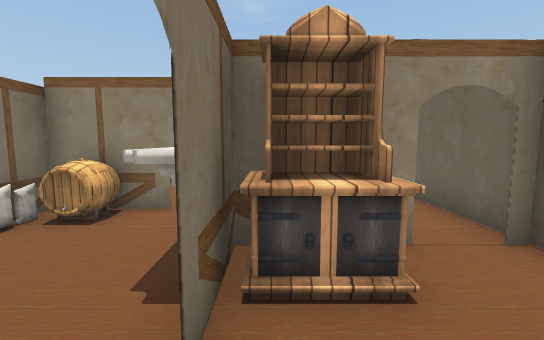
[1] (above)

13 first-person views from a walk through a scene from a Unity 3-D project. The camera is 1.4 m above the floor, tilts 6° down and sees 90° across. Doors are open. The floor is counted in squares, 1 m on a side. Each view is taken from the middle of a square. On the plan, view 1 faces up. The plan holds only what a view shows up to about 13 squares ahead; the rest is blank. The place goes on beyond the plan. Some surface patterns are stand-ins.

[2]
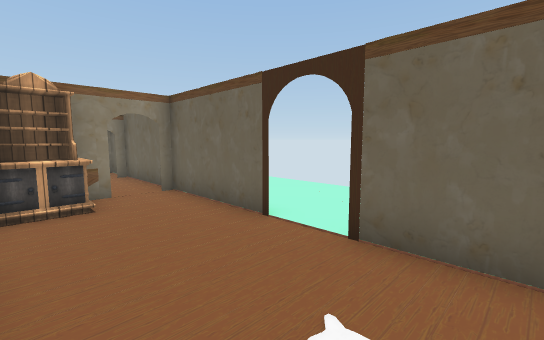

[3]
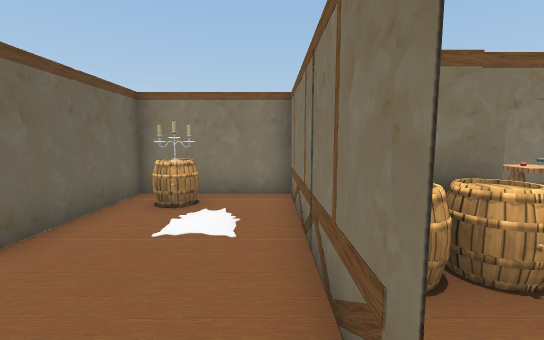

[4]
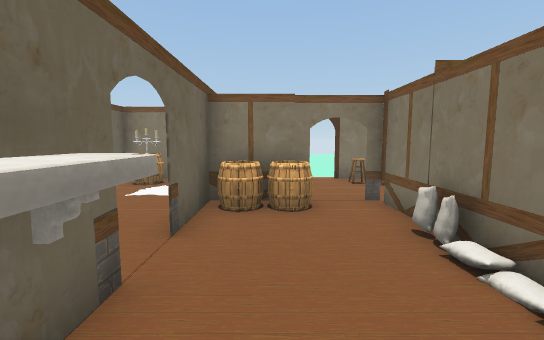

[5]
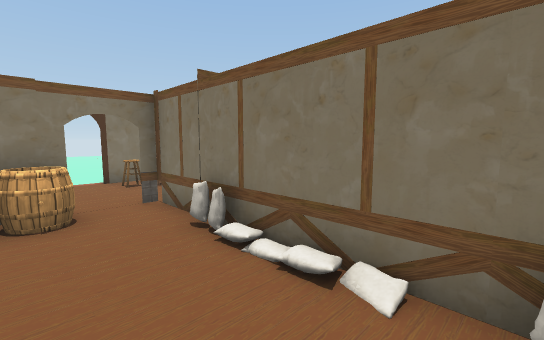

[6]
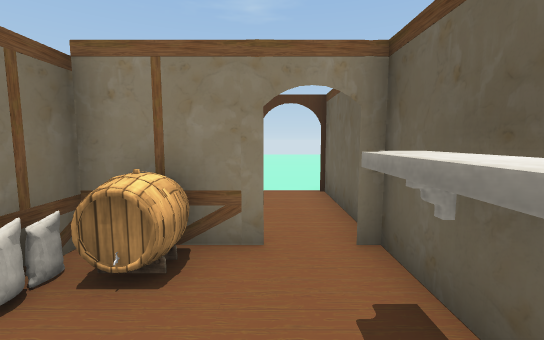

[7]
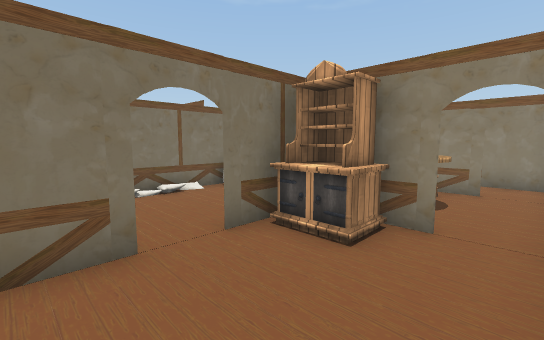

[8]
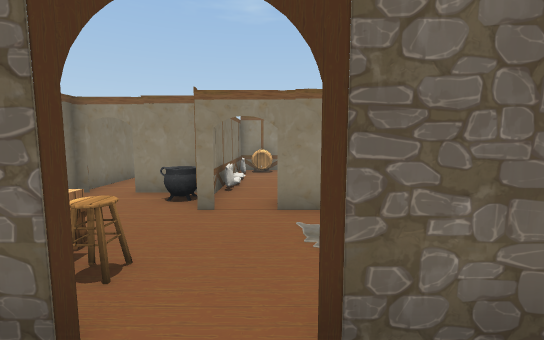

[9]
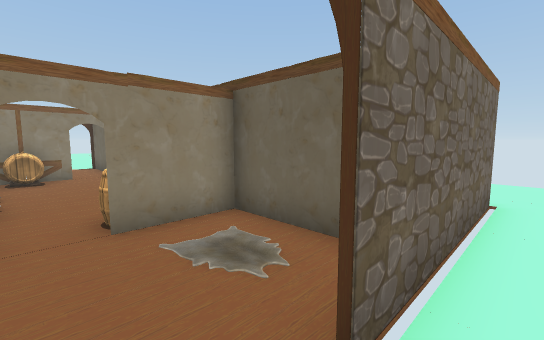

[10]
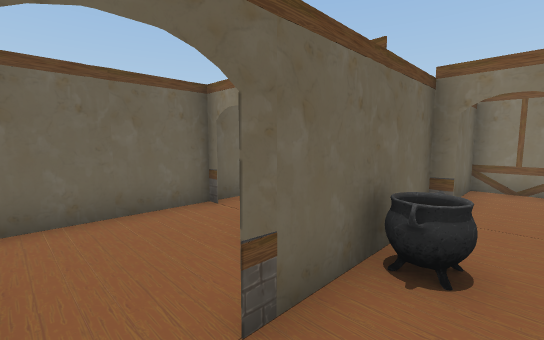

[11]
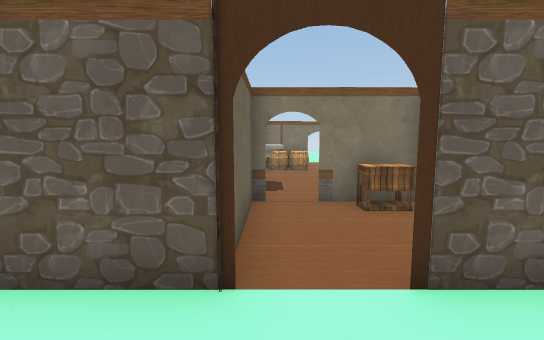

[12]
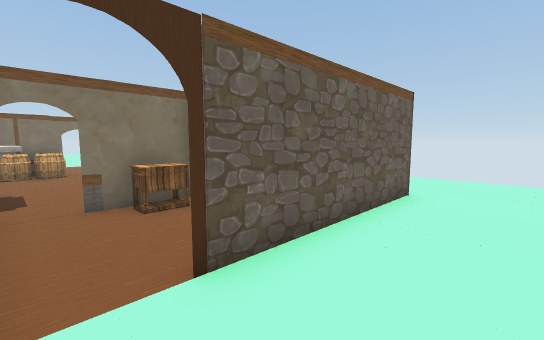

[13]
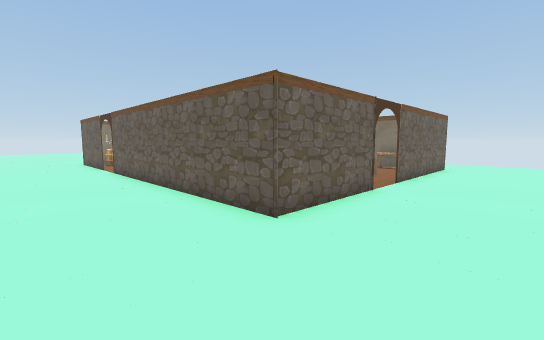

### Floor plan
Points are (right, up) in squares from view 1. A wall is a line through its corners. A room is listed if a view was taken in it or the views show most of it. See-through windows are left out.
Room 1 (views 1, 2, 3, 4, 5, 6, 7)
walls: (-0.5, -0.5) (-0.5, 0.2) (-0.5, -0.6); (-0.5, -2.5) (-0.5, -6.2) (3.5, -6.2) (3.5, -2); (3.5, -0.5) (3.5, 4); (2, 3.6) (-0.5, 3.6) (-0.5, 4.5); (-2, 5.6) (-2.6, 5.6); (-5, 3.6) (-4.6, 3.6); (-4.6, 4.4) (-4.6, -0.4) (-5.5, -0.4)
ways out: opening at (3, -1.5) to room 2; open door at (-5.5, 4) to room 2; open door at (-4, -2) to room 2; opening at (-3, 7) to room 3; open door at (-1.5, 6) to room 3; open door at (-1, 1)
objects: cauldron (-5, 5) to (-5, 6); other object (-4, 0); other object (-4, 4); other object (-4, 5); table (-4, 6) to (-3, 6); barrel (-3, -2) to (-2, -1); barrel (-3, 5); barrel (-2, -2) to (-1, -1); rack (-1, 2) to (-1, 4); cupboard (0, 2) to (1, 3); barrel (2, -5)
Room 2 (views 8, 9, 10, 11, 12, 13)
walls: (-5.5, -0.4) (-6.9, -0.4); (-4.2, -6.2) (-5, -6.2); (-7.4, -6.2) (-5.4, -6.2); (-4.6, 6.5) (-4.6, 8); (3.6, -6.2) (-2.8, -6.2); (-8.5, 9.6) (-2.2, 9.6); (-0.5, 9.6) (3.5, 9.6) (3.5, -0.5)
ways out: opening at (3, -1.5) to room 1; open door at (-5.5, 4) to room 1; open door at (-4, -2) to room 1; gap at (-2, 10) to room 3; opening at (-5, -4.5); opening at (-3.5, -6); open door at (-7.5, 0); open door at (-5, 8.5); open door at (2.5, 4); open door at (2.5, 8)
objects: bench (-7, -4) to (-6, -4); other object (-6, -5); cauldron (-6, -2) to (-5, -1)
Room 3 (no view inside)
walls: (-0.5, 5.6) (-0.5, 9.6)
ways out: opening at (-3, 7) to room 1; open door at (-1.5, 6) to room 1; gap at (-2, 10) to room 2

Positions as (right, up) in squares from view 1, and headings:
1: (0, 0), facing up
2: (0, -4), facing up-right
3: (0, 1), facing down
4: (-2, 4), facing down
5: (-2, 4), facing down-left
6: (-2, 2), facing up
7: (3, -1), facing up-left
8: (-3, -8), facing up
9: (-4, -7), facing up-right
10: (-6, 9), facing down-right
11: (-1, 12), facing down
12: (-1, 12), facing down-left
13: (7, 13), facing down-left
